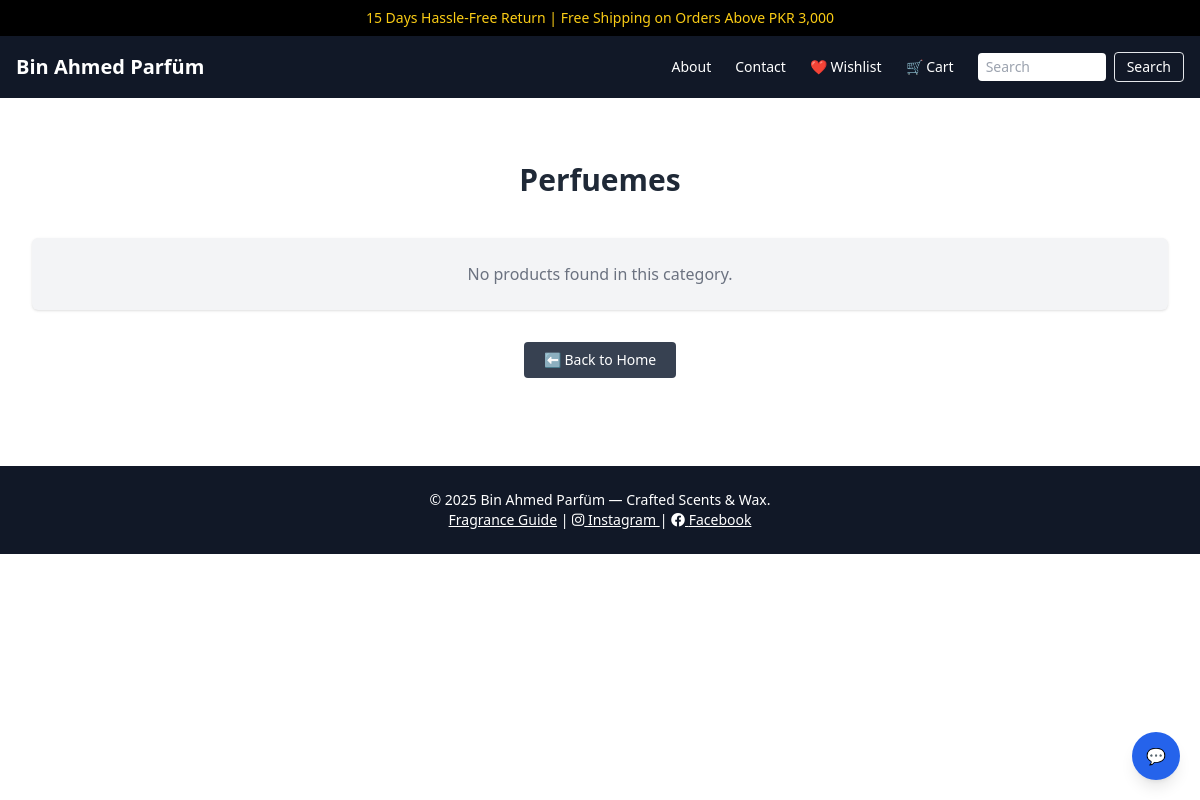
Page /category/1 on the committed database.
### tables this page shows
CREATE TABLE settings (
                id INTEGER PRIMARY KEY AUTOINCREMENT,
                key TEXT UNIQUE NOT NULL,
                value TEXT
            );

CREATE TABLE categories (
                id INTEGER PRIMARY KEY AUTOINCREMENT,
                name TEXT NOT NULL
            );

### app.py (the view)
@app.route('/category/<int:category_id>')
def view_category(category_id):
    conn = get_db_connection()
    category = conn.execute(
        'SELECT * FROM categories WHERE id = ?', (category_id,)
    ).fetchone()
    if not category:
        conn.close()
        flash('Category not found.')
        return redirect(url_for('index'))
    products = conn.execute(
        'SELECT * FROM products WHERE category_id = ?', (category_id,)
    ).fetchall()
    categories = conn.execute('SELECT * FROM categories').fetchall()
    banner = conn.execute(
        'SELECT * FROM banners ORDER BY id DESC LIMIT 1'
    ).fetchone()
    background = conn.execute(
        'SELECT * FROM backgrounds ORDER BY id DESC LIMIT 1'
    ).fetchone()
    conn.close()
    return render_template(
        'category.html',
        category=category,
        products=products,
        categories=categories,
        banner=banner,
        background=background
    )

### app.py (called while the page is built)
def get_db_connection():
    conn = sqlite3.connect('db.sqlite3')
    conn.row_factory = sqlite3.Row
    return conn

@app.context_processor
def inject_settings():
    conn = get_db_connection()
    banner_row = conn.execute(
        "SELECT value FROM settings WHERE key = 'top_banner'"
    ).fetchone()
    conn.close()
    return dict(top_banner=banner_row['value'] if banner_row else '')

### templates/category.html
{% extends 'base.html' %}
{% block content %}
<section class="max-w-7xl mx-auto px-4 py-10">
  <h2 class="text-2xl sm:text-3xl font-bold text-gray-800 mb-6 text-center">{{ category.name }}</h2>
  {% if products %}
    <div class="grid grid-cols-1 sm:grid-cols-2 lg:grid-cols-3 gap-6">
      {% for product in products %}
        <div class="bg-white shadow-lg rounded-xl overflow-hidden transform transition duration-300 hover:-translate-y-1 hover:shadow-2xl">
          <img src="{{ url_for('static', filename='uploads/' ~ product.image) }}"
               alt="{{ product.name }}"
               class="w-full h-64 object-cover">
          <div class="p-5 flex flex-col text-center">
            <h5 class="text-lg font-semibold text-gray-800 mb-1">{{ product.name }}</h5>
            <p class="text-sm text-gray-500 mb-4">PKR {{ '%.2f'|format(product.price) }}</p>
            <a href="{{ url_for('product_detail', product_id=product.id) }}"
               class="mt-auto inline-block bg-gray-800 text-white py-2 px-4 rounded hover:bg-black transition">
              View Details
            </a>
          </div>
        </div>
      {% endfor %}
    </div>
  {% else %}
    <div class="text-center text-gray-500 bg-gray-100 py-6 rounded-md shadow mt-10">
      No products found in this category.
    </div>
  {% endif %}
  <div class="mt-8 text-center">
    <a href="{{ url_for('index') }}"
       class="inline-block text-sm bg-gray-700 text-white py-2 px-5 rounded hover:bg-black transition">
      ⬅ Back to Home
    </a>
  </div>
</section>
{% endblock %}

### templates/base.html (shortened to what this page needs)
<!DOCTYPE html>
<html lang="en">
<head>
  <link rel="stylesheet" href="https://cdnjs.cloudflare.com/ajax/libs/font-awesome/6.4.0/css/all.min.css">
  <script src="https://cdn.tailwindcss.com"></script>
</head>
<body class="font-[Playfair Display] {% if not background %}bg-white{% endif %}"
      >
  <div class="text-center py-2 bg-black text-yellow-400 text-sm whitespace-nowrap overflow-hidden">
    <div class="inline-block animate-marquee">
      {% if top_banner %}
        {{ top_banner|safe }}
      {% else %}
        Free Delivery Over PKR 4000 | 15 Days Return | New Arrivals In Stock
      {% endif %}
    </div>
  </div>
  <nav class="bg-gray-900 text-white">
    <div class="max-w-7xl mx-auto px-4 py-4 flex items-center justify-between">
      <div class="flex items-center gap-4">
        <a href="/" class="font-bold text-xl flex items-center">
          {% if logo %}
            <img src="{{ url_for('static', filename='uploads/logos/' ~ logo.filename) }}" alt="Logo" class="h-10 object-contain">
          {% else %} Bin Ahmed Parfüm {% endif %}
        </a>
      </div>
      <ul class="hidden lg:flex gap-6 items-center text-sm">
        <li><a href="/about" class="hover:text-yellow-400">About</a></li>
        <li><a href="/contact" class="hover:text-yellow-400">Contact</a></li>
        <li class="relative">
          <a href="/wishlist" class="hover:text-yellow-400">❤️ Wishlist</a>
        </li>
        <li><a href="/cart" class="hover:text-yellow-400">🛒 Cart</a></li>
        <li>
          <form class="flex items-center">
            <input type="search" placeholder="Search" class="rounded px-2 py-1 text-black text-sm w-32">
            <button type="submit" class="ml-2 text-sm border px-3 py-1 rounded hover:bg-white hover:text-black">Search</button>
          </form>
        </li>
      </ul>
    </div>
  </nav>
  <div class="max-w-7xl mx-auto px-4 mt-6">
    {% block content %}{% endblock %}
  </div>
  <footer class="bg-gray-900 text-white py-6 text-center text-sm mt-12">
    &copy; 2025 Bin Ahmed Parfüm — Crafted Scents & Wax.<br>
    <a href="/know-your-perfume" class="underline hover:text-yellow-400">Fragrance Guide</a> |
    <a href="https://www.instagram.com/bin_ahmed_parfum" target="_blank" class="underline hover:text-yellow-400">
      <i class="fab fa-instagram"></i> Instagram
    </a> |
    <a href="#" class="underline hover:text-yellow-400">
      <i class="fab fa-facebook"></i> Facebook
    </a>
  </footer>
  <div id="chat-toggle" class="fixed bottom-5 right-5 w-12 h-12 bg-blue-600 text-white rounded-full flex items-center justify-center cursor-pointer shadow-lg z-50">💬</div>
</body>
</html>

### rows in the picture
settings: value "15 Days Hassle-Free Return | Free Shipping on Orders Above PKR 3,000"
categories: name "Perfuemes"
